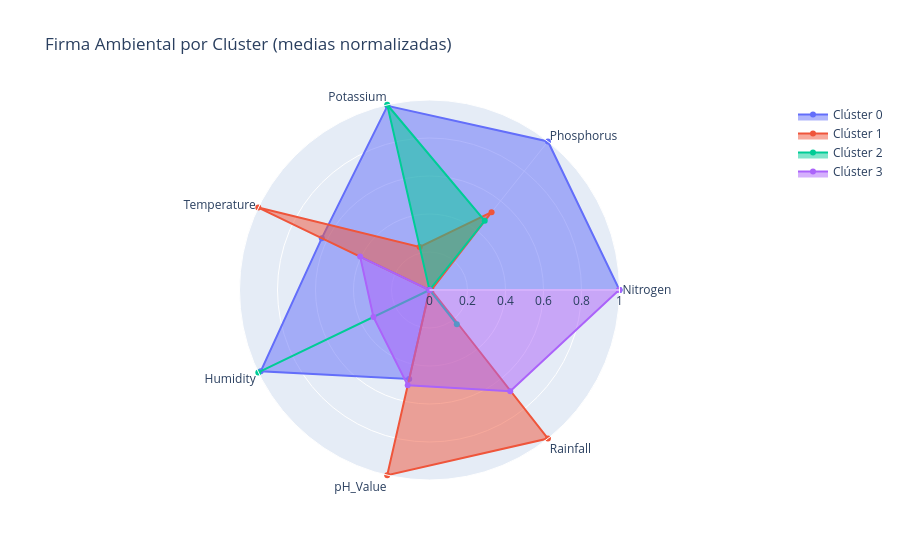

Source (notebook cell):
### Markdown cell above
## 3. Radar Interactivo — Firma Ambiental por Clúster

### Code cell
cluster_means = df.groupby(cluster_col)[feature_cols].mean()
cluster_means_norm = (cluster_means - cluster_means.min()) / (cluster_means.max() - cluster_means.min())

fig = go.Figure()
for cluster_id, row in cluster_means_norm.iterrows():
    fig.add_trace(go.Scatterpolar(
        r=row.tolist() + [row.tolist()[0]],
        theta=feature_cols + [feature_cols[0]],
        fill='toself',
        name=f'Clúster {cluster_id}'
    ))

fig.update_layout(
    polar=dict(radialaxis=dict(visible=True, range=[0, 1])),
    title='Firma Ambiental por Clúster (medias normalizadas)',
    showlegend=True
)
fig.show()

### Figure 1 — Plotly figure (JSON) as saved in the notebook; plotly's stock layout.template omitted (floating-point values rounded to 4 significant figures)
{"data": [{"fill": "toself", "name": "Clúster 0", "r": [1.0, 1.0, 0.9941, 0.6291, 0.9858, 0.4803, 0.0, 1.0], "theta": ["Nitrogen", "Phosphorus", "Potassium", "Temperature", "Humidity", "pH_Value", "Rainfall", "Nitrogen"], "type": "scatterpolar"}, {"fill": "toself", "name": "Clúster 1", "r": [0.01014, 0.5242, 0.2325, 1.0, 0.0, 1.0, 1.0, 0.01014], "theta": ["Nitrogen", "Phosphorus", "Potassium", "Temperature", "Humidity", "pH_Value", "Rainfall", "Nitrogen"], "type": "scatterpolar"}, {"fill": "toself", "name": "Clúster 2", "r": [0.0, 0.4662, 1.0, 0.0, 1.0, 0.0, 0.2306, 0.0], "theta": ["Nitrogen", "Phosphorus", "Potassium", "Temperature", "Humidity", "pH_Value", "Rainfall", "Nitrogen"], "type": "scatterpolar"}, {"fill": "toself", "name": "Clúster 3", "r": [0.9976, 0.0, 0.0, 0.4053, 0.3276, 0.5147, 0.6814, 0.9976], "theta": ["Nitrogen", "Phosphorus", "Potassium", "Temperature", "Humidity", "pH_Value", "Rainfall", "Nitrogen"], "type": "scatterpolar"}], "layout": {"polar": {"radialaxis": {"range": [0, 1], "visible": true}}, "showlegend": true, "title": {"text": "Firma Ambiental por Clúster (medias normalizadas)"}}}
